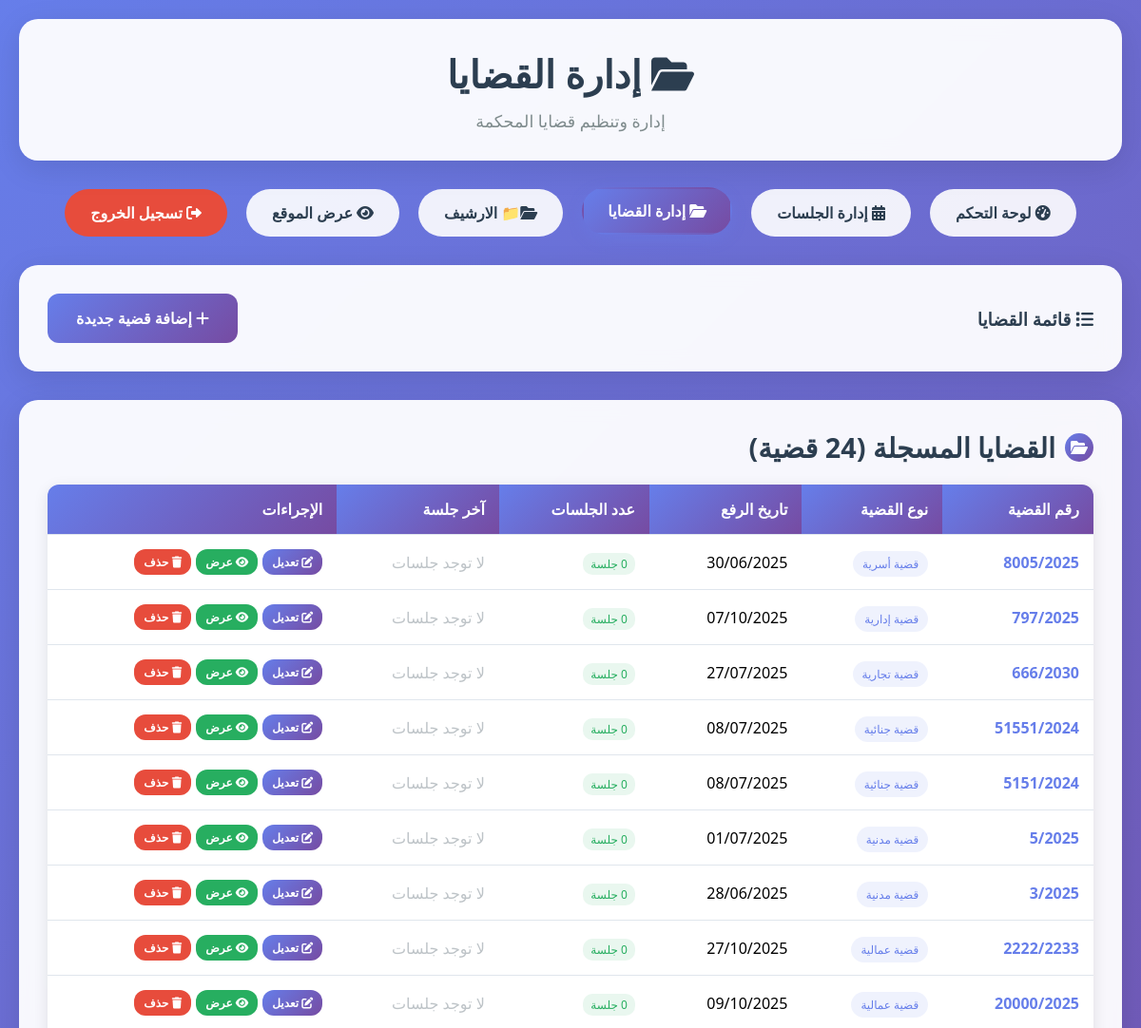
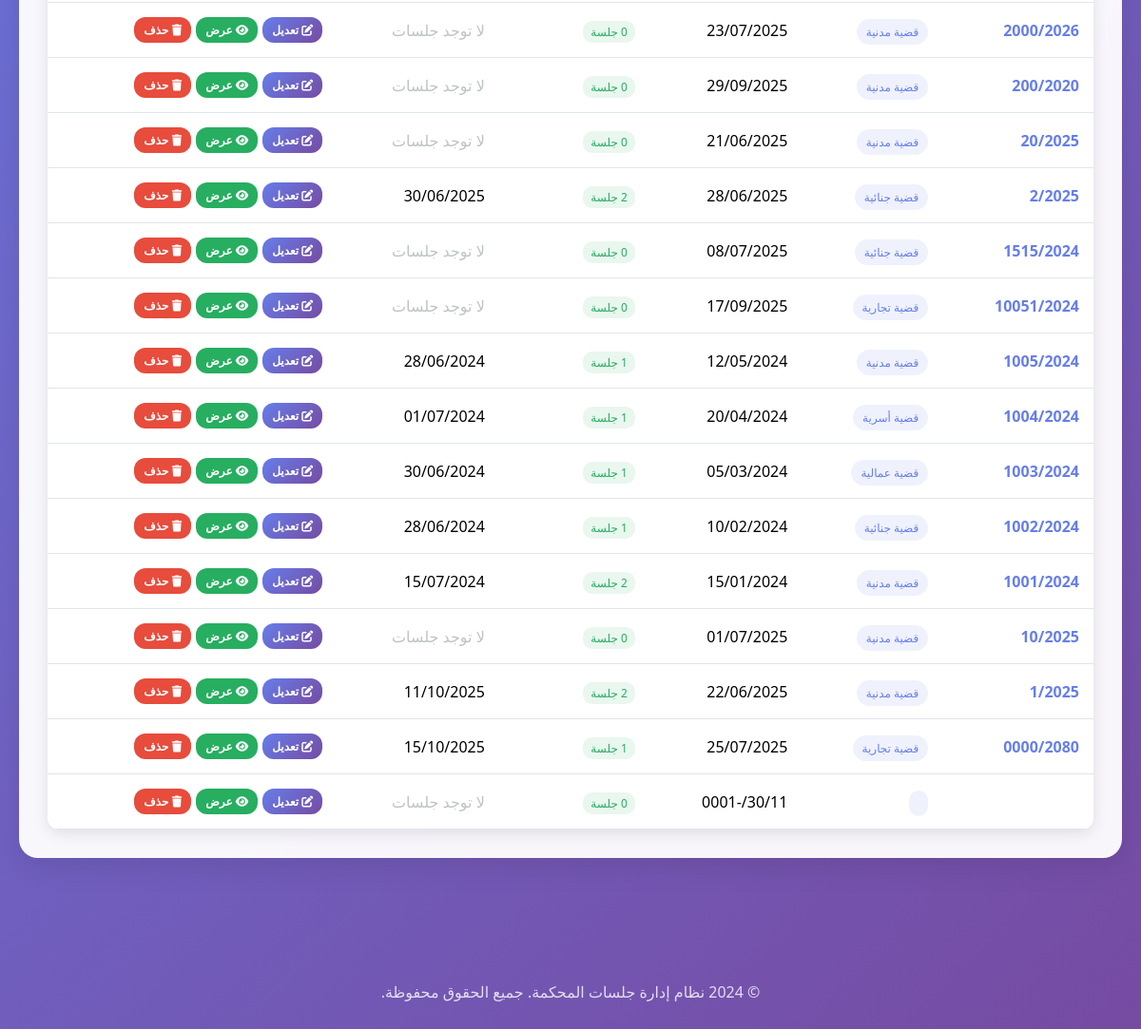
The app's page /admin/manage_cases.php (signed in) with its own data (2 pictures, top to bottom).
### tables this page shows
CREATE TABLE IF NOT EXISTS `cases` (
  `case_id` int(11) NOT NULL AUTO_INCREMENT,
  `case_number` varchar(50) NOT NULL,
  `case_type` varchar(100) NOT NULL,
  `filing_date` date NOT NULL,
  `description` text,
  `created_at` timestamp NULL DEFAULT CURRENT_TIMESTAMP,
  `updated_at` timestamp NULL DEFAULT CURRENT_TIMESTAMP ON UPDATE CURRENT_TIMESTAMP,
  `pdf_file` varchar(255) DEFAULT NULL,
  PRIMARY KEY (`case_id`),
  UNIQUE KEY `case_number` (`case_number`)
);

### config/database.php (called while the page is built, shortened)
<?php
function formatDate($date, $format = 'Y-m-d') {
    try {
        $dateObj = new DateTime($date);
        return $dateObj->format($format);
    } catch (Exception $e) {
        return $date;
    }
}
?>

### admin/manage_cases.php (the view, shortened to what this page needs)
<?php
require_once '../config/database.php';
$cases = [];
$action = isset($_GET["action"]) ? $_GET["action"] : "list";
$case_id = isset($_GET["id"]) ? $_GET["id"] : null;
try {
    $conn = getDBConnection();
    $cases_query = "SELECT c.*,
                           COUNT(s.session_id) as total_sessions,
                           MAX(s.session_date) as last_session_date
                    FROM cases c
                    LEFT JOIN sessions s ON c.case_id = s.case_id
                    GROUP BY c.case_id
                    ORDER BY c.case_number DESC";
    $cases_stmt = $conn->prepare($cases_query);
    $cases_stmt->execute();
    $cases = $cases_stmt->fetchAll();
    $current_case = null;
} catch (PDOException $e) {
    $error_message = 'حدث خطأ في النظام: ' . $e->getMessage();
}
?>
<!DOCTYPE html>
<html lang="ar" dir="rtl">
<head>
    <link rel="stylesheet" href="../assets/css/style.css">
    <link rel="stylesheet" href="https://cdnjs.cloudflare.com/ajax/libs/font-awesome/6.0.0/css/all.min.css">
</head>
<body>
    <div class="container">
        <header class="header fade-in">
            <h1><i class="fas fa-folder-open"></i> إدارة القضايا</h1>
            <p>إدارة وتنظيم قضايا المحكمة</p>
        </header>
        <nav class="nav fade-in">
            <a href="dashboard.php" class="nav-link">
                <i class="fas fa-tachometer-alt"></i> لوحة التحكم
            </a>
            <a href="manage_sessions.php" class="nav-link">
                <i class="fas fa-calendar-alt"></i> إدارة الجلسات
            </a>
            <a href="manage_cases.php" class="nav-link active">
                <i class="fas fa-folder-open"></i> إدارة القضايا
            </a>
              <a href="archive_cases.php" class="nav-link">
                <i class="fas fa-folder-open"></i>📁 الارشيف
            </a>
            <a href="../index.php" class="nav-link">
                <i class="fas fa-eye"></i> عرض الموقع
            </a>
            <a href="logout.php" class="nav-link" style="background: #e74c3c; color: white;">
                <i class="fas fa-sign-out-alt"></i> تسجيل الخروج
            </a>
        </nav>
        <?php if ($action === 'add' || $action === 'edit'): ?>
        <div class="card fade-in">
            <h2>
                <span class="card-icon">
                    <i class="fas fa-<?php echo $action === 'add' ? 'plus' : 'edit'; ?>"></i>
                </span>
                <?php echo $action === 'add' ? 'إضافة قضية جديدة' : 'تعديل القضية'; ?>
            </h2>
            <form method="POST" class="case-form">
                <input type="hidden" name="action" value="<?php echo $action; ?>">
                <?php if ($action === 'edit'): ?>
                <input type="hidden" name="case_id" value="<?php echo htmlspecialchars($case_id); ?>">
                <?php endif; ?>
                <div style="display: grid; grid-template-columns: repeat(auto-fit, minmax(300px, 1fr)); gap: 20px;">
                    <div class="form-group">
                        <label for="case_number">رقم القضية:</label>
                        <input type="text"
                               id="case_number"
                               name="case_number"
                               class="form-control"
                               placeholder="مثال: 1001/2024"
                               pattern="[0-9]+/[0-9]+"
                               title="يرجى إدخال رقم القضية بالصيغة الصحيحة (مثال: 1001/2024)"
                               value="<?php echo $current_case ? htmlspecialchars($current_case['case_number']) : ''; ?>"
                               required>
                    </div>
                    <div class="form-group">
                        <label for="case_type">نوع القضية:</label>
                        <select id="case_type" name="case_type" class="form-control" required>
                            <option value="">اختر نوع القضية</option>
                            <option value="قضية مدنية" <?php echo ($current_case && $current_case['case_type'] === 'قضية مدنية') ? 'selected' : ''; ?>>قضية ادارية</option>
                            <option value="قضية جنائية" <?php echo ($current_case && $current_case['case_type'] === 'قضية جنائية') ? 'selected' : ''; ?>>قضية تنفيذية</option>
                            <option value="قضية تجارية" <?php echo ($current_case && $current_case['case_type'] === 'قضية تجارية') ? 'selected' : ''; ?>>قضية تجارية</option>
                            <option value="قضية عمالية" <?php echo ($current_case && $current_case['case_type'] === 'قضية جزائية جسيمة') ? 'selected' : ''; ?>>قضية جزائية جسيمة</option>
                            <option value="قضية عمالية" <?php echo ($current_case && $current_case['case_type'] === 'قضية جزائية غير جسيمة') ? 'selected' : ''; ?>>قضية جزائية غير جسيمة</option>
                            <option value="قضية أسرية" <?php echo ($current_case && $current_case['case_type'] === 'قضية شخصية') ? 'selected' : ''; ?>>قضية شخصية</option>
                            <option value="قضية إدارية" <?php echo ($current_case && $current_case['case_type'] === 'قضية إدارية') ? 'selected' : ''; ?>>قضية مدنية</option>
                        </select>
                    </div>
                    <div class="form-group">
                        <label for="filing_date">تاريخ رفع القضية:</label>
                        <input type="date"
                               id="filing_date"
                               name="filing_date"
                               class="form-control"
                               value="<?php echo $current_case ? $current_case['filing_date'] : ''; ?>"
                               required>
                    </div>
                </div>
                <div class="form-group">
                    <label for="description">موضوع القضية:</label>
                    <textarea id="description"
                              name="description"
                              class="form-control"
                              rows="4"
                              placeholder="أدخل وصفاً موجزاً للقضية..."><?php echo $current_case ? htmlspecialchars($current_case['description']) : ''; ?></textarea>
                </div>
                <div style="text-align: center; margin-top: 30px;">
                    <button type="submit" class="btn btn-primary">
                        <i class="fas fa-save"></i>
                        <?php echo $action === 'add' ? 'إضافة القضية' : 'حفظ التغييرات'; ?>
                    </button>
                    <a href="manage_cases.php" class="btn btn-secondary" style="margin-right: 10px;">
                        <i class="fas fa-times"></i> إلغاء
                    </a>
                </div>
            </form>
        </div>
        <?php else: ?>
        <div class="card fade-in">
            <div style="display: flex; justify-content: space-between; align-items: center; flex-wrap: wrap; gap: 15px;">
                <div>
                    <h3 style="margin: 0; color: #2c3e50;">
                        <i class="fas fa-list"></i> قائمة القضايا
                    </h3>
                </div>
                <div>
                    <a href="manage_cases.php?action=add" class="btn btn-primary">
                        <i class="fas fa-plus"></i> إضافة قضية جديدة
                    </a>
                </div>
            </div>
        </div>
        <div class="card fade-in">
            <h2>
                <span class="card-icon">
                    <i class="fas fa-folder-open"></i>
                </span>
                القضايا المسجلة (<?php echo count($cases); ?> قضية)
            </h2>
            <?php if (empty($cases)): ?>
            <div style="text-align: center; padding: 40px; color: #7f8c8d;">
                <i class="fas fa-folder-open" style="font-size: 3rem; margin-bottom: 20px;"></i>
                <h3>لا توجد قضايا مسجلة</h3>
                <p>لم يتم تسجيل أي قضايا في النظام بعد.</p>
                <a href="manage_cases.php?action=add" class="btn btn-primary">
                    <i class="fas fa-plus"></i> إضافة قضية جديدة
                </a>
            </div>
            <?php else: ?>
            <div class="table-responsive">
                <table class="table">
                    <thead>
                        <tr>
                            <th>رقم القضية</th>
                            <th>نوع القضية</th>
                            <th>تاريخ الرفع</th>
                            <th>عدد الجلسات</th>
                            <th>آخر جلسة</th>
                            <th>الإجراءات</th>
                        </tr>
                    </thead>
                    <tbody>
                        <?php foreach ($cases as $case): ?>
                        <tr>
                            <td>
                                <strong style="color: #667eea;">
                                    <?php echo htmlspecialchars($case['case_number']); ?>
                                </strong>
                            </td>
                            <td>
                                <span style="padding: 5px 10px; background: rgba(102, 126, 234, 0.1); border-radius: 15px; font-size: 12px; color: #667eea;">
                                    <?php echo htmlspecialchars($case['case_type']); ?>
                                </span>
                            </td>
                            <td><?php echo formatDate($case['filing_date'], 'd/m/Y'); ?></td>
                            <td>
                                <span style="background: rgba(39, 174, 96, 0.1); color: #27ae60; padding: 3px 8px; border-radius: 10px; font-size: 12px;">
                                    <?php echo $case['total_sessions']; ?> جلسة
                                </span>
                            </td>
                            <td>
                                <?php if ($case['last_session_date']): ?>
                                    <?php echo formatDate($case['last_session_date'], 'd/m/Y'); ?>
                                <?php else: ?>
                                    <span style="color: #bdc3c7;">لا توجد جلسات</span>
                                <?php endif; ?>
                            </td>
                            <td>
                                <div style="display: flex; gap: 5px; flex-wrap: wrap;">
                                    <a href="manage_cases.php?action=edit&id=<?php echo $case['case_id']; ?>"
                                       class="btn btn-primary"
                                       style="padding: 5px 10px; font-size: 12px;">
                                        <i class="fas fa-edit"></i> تعديل
                                    </a>
                                    <a href="search_admin.php?case_number=<?php echo urlencode($case['case_number']); ?>"
                                       class="btn btn-success"
                                       style="padding: 5px 10px; font-size: 12px;"
                                       target="_blank">
                                        <i class="fas fa-eye"></i> عرض
                                    </a>
                                    <button onclick="deleteCase(<?php echo $case['case_id']; ?>)"
                                            class="btn btn-danger"
                                            style="padding: 5px 10px; font-size: 12px;">
                                        <i class="fas fa-trash"></i> حذف
                                    </button>
                                </div>
                            </td>
                        </tr>
                        <?php endforeach; ?>
                    </tbody>
                </table>
            </div>
            <?php endif; ?>
        </div>
        <?php endif; ?>
    </div>
    <footer style="text-align: center; padding: 30px; color: rgba(255, 255, 255, 0.8); margin-top: 50px;">
        <p>&copy; 2024 نظام إدارة جلسات المحكمة. جميع الحقوق محفوظة.</p>
    </footer>
</body>
</html>

### assets/css/style.css (style rules this page uses)
* { margin: 0; padding: 0; box-sizing: border-box; }
body { font-family: 'Segoe UI', Tahoma, Geneva, Verdana, sans-serif; background: linear-gradient(135deg, #667eea 0%, #764ba2 100%); min-height: 100vh; direction: rtl; text-align: right; }
.container { max-width: 1200px; margin: 0 auto; padding: 20px; }
.header { background: rgba(255, 255, 255, 0.95); backdrop-filter: blur(10px); box-shadow: 0 8px 32px rgba(0, 0, 0, 0.1); border-radius: 20px; margin-bottom: 30px; padding: 30px; text-align: center; }
.header h1 { color: #2c3e50; font-size: 2.5rem; margin-bottom: 10px; font-weight: 700; }
.header p { color: #7f8c8d; font-size: 1.1rem; }
.card { background: rgba(255, 255, 255, 0.95); backdrop-filter: blur(10px); border-radius: 20px; padding: 30px; margin-bottom: 30px; box-shadow: 0 8px 32px rgba(0, 0, 0, 0.1); transition: transform 0.3s ease, box-shadow 0.3s ease; }
.card h2 { color: #2c3e50; font-size: 1.8rem; margin-bottom: 20px; display: flex; align-items: center; gap: 10px; }
.card-icon { width: 30px; height: 30px; background: linear-gradient(135deg, #667eea 0%, #764ba2 100%); border-radius: 50%; display: flex; align-items: center; justify-content: center; color: white; font-size: 16px; }
.btn { display: inline-block; padding: 15px 30px; border: none; border-radius: 12px; font-size: 16px; font-weight: 600; text-decoration: none; cursor: pointer; transition: all 0.3s ease; text-align: center; }
.btn-primary { background: linear-gradient(135deg, #667eea 0%, #764ba2 100%); color: white; }
.btn-success { background: #27ae60; color: white; }
.btn-danger { background: #e74c3c; color: white; }
.nav { display: flex; gap: 20px; justify-content: center; margin-bottom: 30px; flex-wrap: wrap; }
.nav-link { padding: 12px 25px; background: rgba(255, 255, 255, 0.9); color: #2c3e50; text-decoration: none; border-radius: 25px; font-weight: 600; transition: all 0.3s ease; border: 2px solid transparent; }
.nav-link:hover, .nav-link.active { background: linear-gradient(135deg, #667eea 0%, #764ba2 100%); color: white; transform: translateY(-2px); box-shadow: 0 5px 15px rgba(102, 126, 234, 0.3); }
.table { width: 100%; border-collapse: collapse; margin-top: 20px; background: white; border-radius: 12px; overflow: hidden; box-shadow: 0 4px 15px rgba(0, 0, 0, 0.1); }
.table th, .table td { padding: 15px; text-align: right; border-bottom: 1px solid #e0e6ed; }
.table th { background: linear-gradient(135deg, #667eea 0%, #764ba2 100%); color: white; font-weight: 600; }
.fade-in { animation: fadeIn 0.5s ease-in; }

### records on screen
cases: case_number "8005/2025", case_type "قضية أسرية", filing_date "30/06/2025", shows "لا توجد جلسات"
cases: case_number "797/2025", case_type "قضية إدارية", filing_date "07/10/2025", shows "لا توجد جلسات"
cases: case_number "666/2030", case_type "قضية تجارية", filing_date "27/07/2025", shows "لا توجد جلسات"
cases: case_number "51551/2024", case_type "قضية جنائية", filing_date "08/07/2025", shows "لا توجد جلسات"
cases: case_number "5151/2024", case_type "قضية جنائية", filing_date "08/07/2025", shows "لا توجد جلسات"
cases: case_number "5/2025", case_type "قضية مدنية", filing_date "01/07/2025", shows "لا توجد جلسات"
cases: case_number "3/2025", case_type "قضية مدنية", filing_date "28/06/2025", shows "لا توجد جلسات"
cases: case_number "2222/2233", case_type "قضية عمالية", filing_date "27/10/2025", shows "لا توجد جلسات"
cases: case_number "20000/2025", case_type "قضية عمالية", filing_date "09/10/2025", shows "لا توجد جلسات"
cases: case_number "2000/2026", case_type "قضية مدنية", filing_date "23/07/2025", shows "لا توجد جلسات"
cases: case_number "200/2020", case_type "قضية مدنية", filing_date "29/09/2025", shows "لا توجد جلسات"
cases: case_number "20/2025", case_type "قضية مدنية", filing_date "21/06/2025", shows "لا توجد جلسات"
cases: case_number "2/2025", case_type "قضية جنائية", filing_date "28/06/2025", last_session_date "30/06/2025"
cases: case_number "1515/2024", case_type "قضية جنائية", filing_date "08/07/2025", shows "لا توجد جلسات"
cases: case_number "10051/2024", case_type "قضية تجارية", filing_date "17/09/2025", shows "لا توجد جلسات"
cases: case_number "1005/2024", case_type "قضية مدنية", filing_date "12/05/2024", last_session_date "28/06/2024"
cases: case_number "1004/2024", case_type "قضية أسرية", filing_date "20/04/2024", last_session_date "01/07/2024"
cases: case_number "1003/2024", case_type "قضية عمالية", filing_date "05/03/2024", last_session_date "30/06/2024"
cases: case_number "1002/2024", case_type "قضية جنائية", filing_date "10/02/2024", last_session_date "28/06/2024"
cases: case_number "1001/2024", case_type "قضية مدنية", filing_date "15/01/2024", last_session_date "15/07/2024"
cases: case_number "10/2025", case_type "قضية مدنية", filing_date "01/07/2025", shows "لا توجد جلسات"
cases: case_number "1/2025", case_type "قضية مدنية", filing_date "22/06/2025", last_session_date "11/10/2025"
cases: case_number "0000/2080", case_type "قضية تجارية", filing_date "25/07/2025", last_session_date "15/10/2025"
cases: filing_date "30/11/-0001", shows "لا توجد جلسات"
